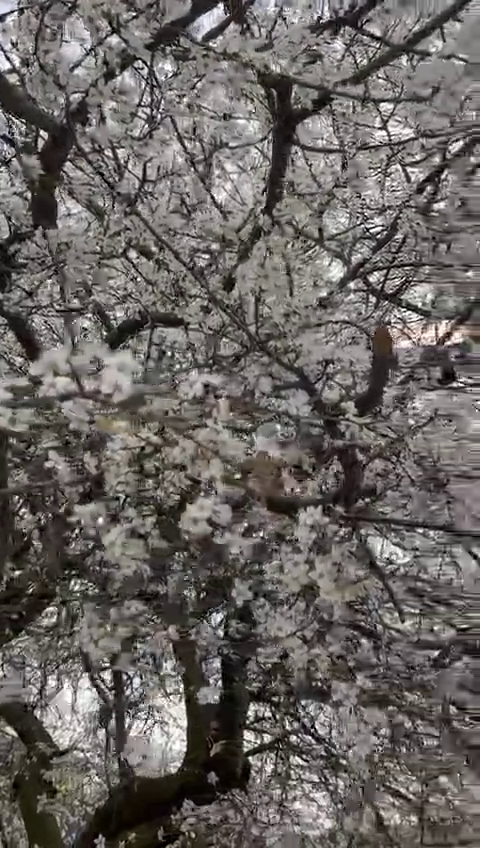
#> input picture frame 28 of cicekli.mp4, 480 x 848 px, given in place of the camera
$ python ekran_ana_renkler.py
#> lines starting #> are read from the running program, lines starting #| are printed output that depends on the picture
import cv2
import numpy as np

OUTPUT_PATH = "output.avi"
FPS = 20
CODEC = "MJPG"

cap = cv2.VideoCapture(0)

if not cap.isOpened():
    print("Kamera açılamadı")
    exit()

ret, frame = cap.read()
#> frame is the input picture: shape (848, 480, 3); mean B, G, R 96.9, 99.9, 104.8
h, w = frame.shape[:2]
#> h = 848; w = 480

fourcc = cv2.VideoWriter_fourcc(*CODEC)
writer = cv2.VideoWriter(OUTPUT_PATH, fourcc, FPS, (w*2, h*2))

zeros = np.zeros((h, w), dtype="uint8")

while True:
    ret, frame = cap.read()
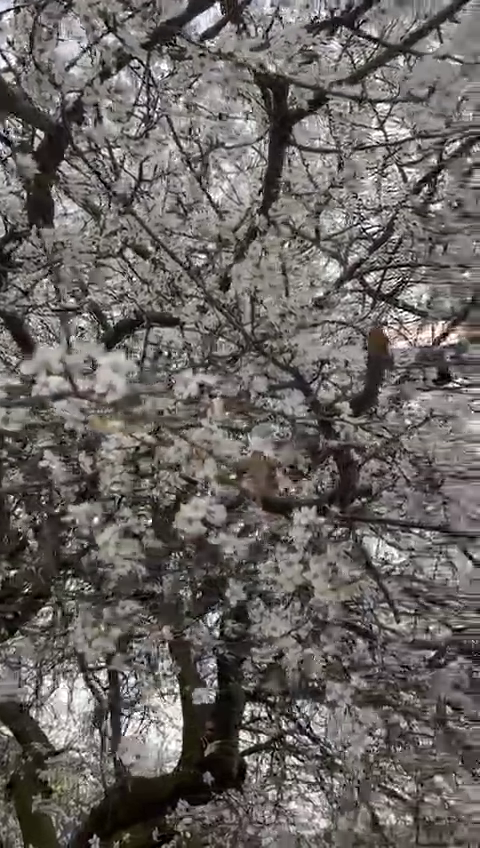
#> input picture frame 29 of cicekli.mp4, 480 x 848 px, given in place of the camera
#> frame is the input picture: shape (848, 480, 3); mean B, G, R 97, 100.1, 104.9
    if not ret:
        break

    frame = cv2.resize(frame, (w, h))
    frame = cv2.flip(frame, 1) #yansımasını aldık
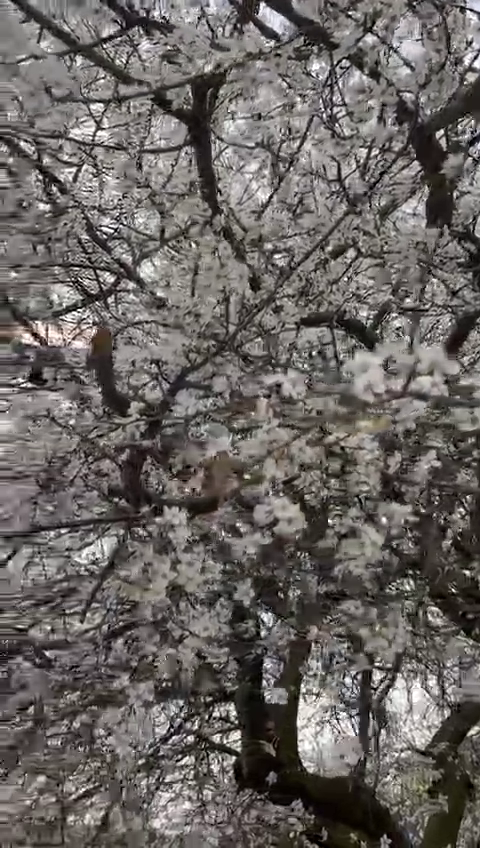
#> frame: shape (848, 480, 3); mean B, G, R 97, 100.1, 104.9

    B, G, R = cv2.split(frame)

    # tek kanallı goruntuler olusturuyruz
    R_frame = cv2.merge([zeros, zeros, R])
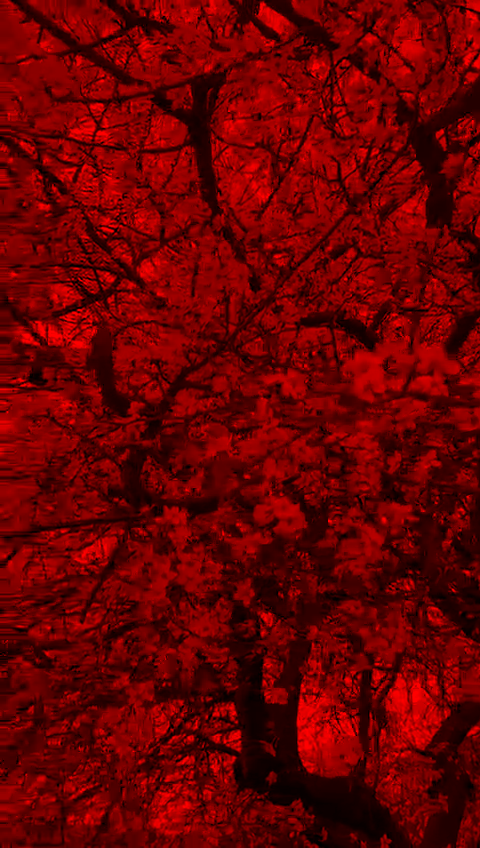
#> R_frame: shape (848, 480, 3); mean of channels 0, 1, 2 0, 0, 104.9; drawn as B, G, R
    G_frame = cv2.merge([zeros, G, zeros])
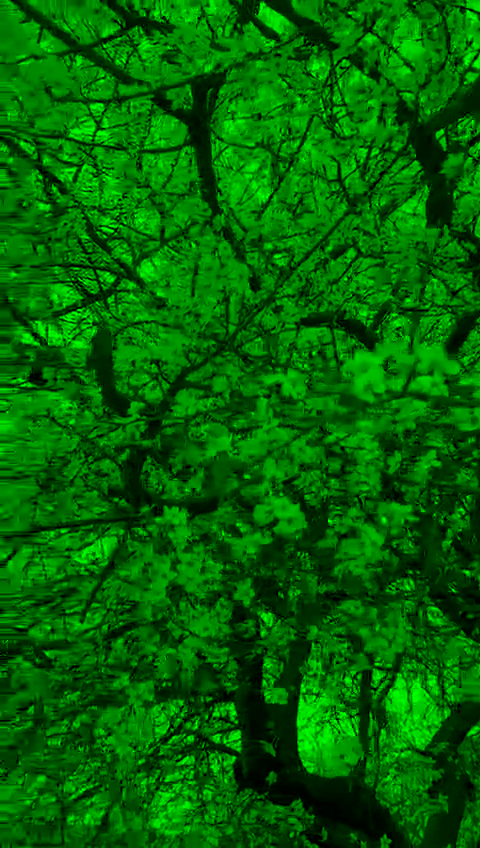
#> G_frame: shape (848, 480, 3); mean of channels 0, 1, 2 0, 100.1, 0; drawn as B, G, R
    B_frame = cv2.merge([B, zeros, zeros])
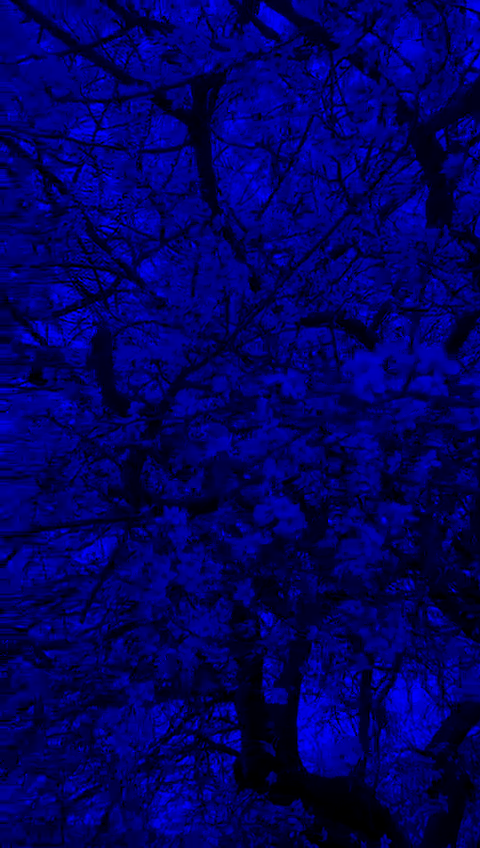
#> B_frame: shape (848, 480, 3); mean of channels 0, 1, 2 97, 0, 0; drawn as B, G, R

    output = np.zeros((h*2, w*2, 3), dtype="uint8") #4lü tablo seklinde
    output[0:h, 0:w] = frame
    output[0:h, w:w*2] = R_frame
    output[h:h*2, w:w*2] = G_frame
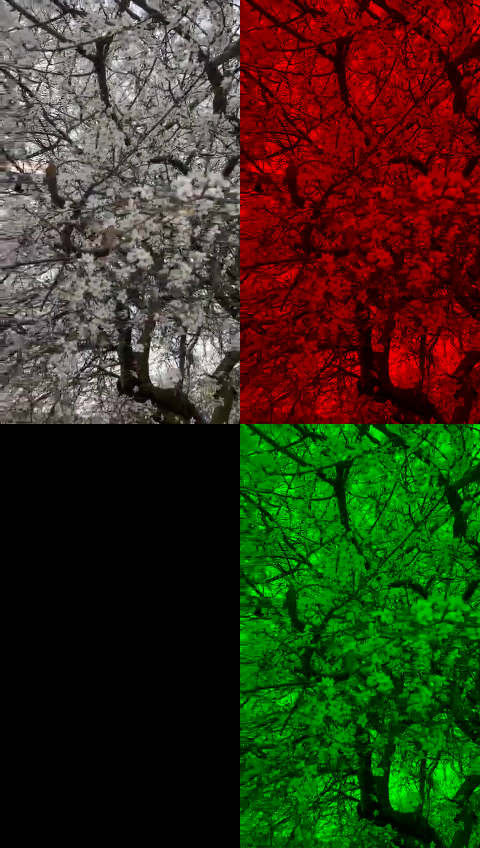
#> output: shape (1696, 960, 3) (shown at 1/2 size); mean B, G, R 24.3, 50, 52.5
    output[h:h*2, 0:w] = B_frame

    writer.write(output)

    cv2.imshow("Frame", frame)

    display = cv2.resize(output, None, fx=0.6, fy=0.6) #yeniden boyutlandırma yaptık
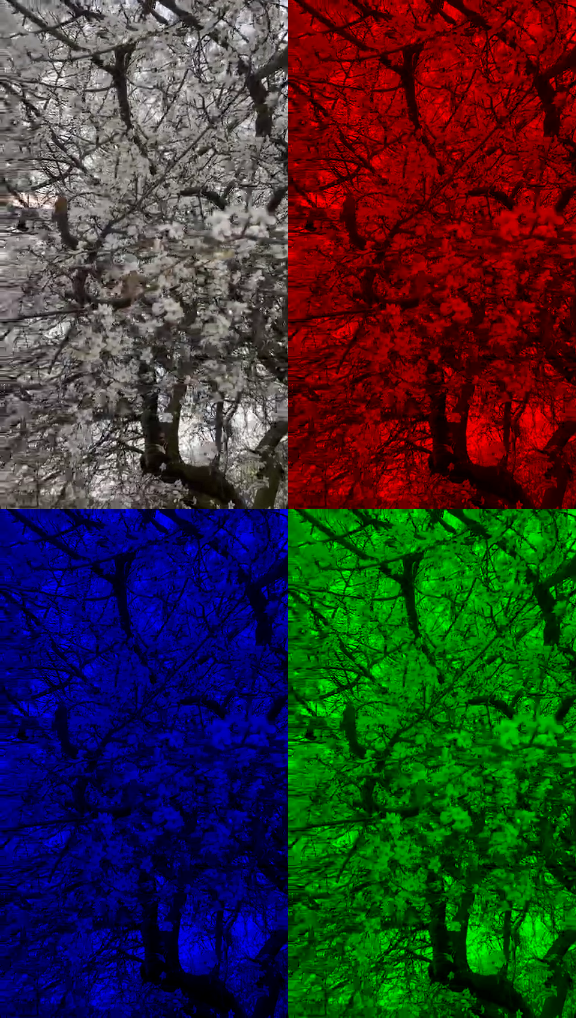
#> display: shape (1018, 576, 3); mean B, G, R 48.5, 50, 52.4
    cv2.imshow("Output", display)


    if cv2.waitKey(1) & 0xFF == ord("q"):
#> (key q is pressed here)
        break

cap.release()
writer.release()
cv2.destroyAllWindows()

$ run again, starting later in the video
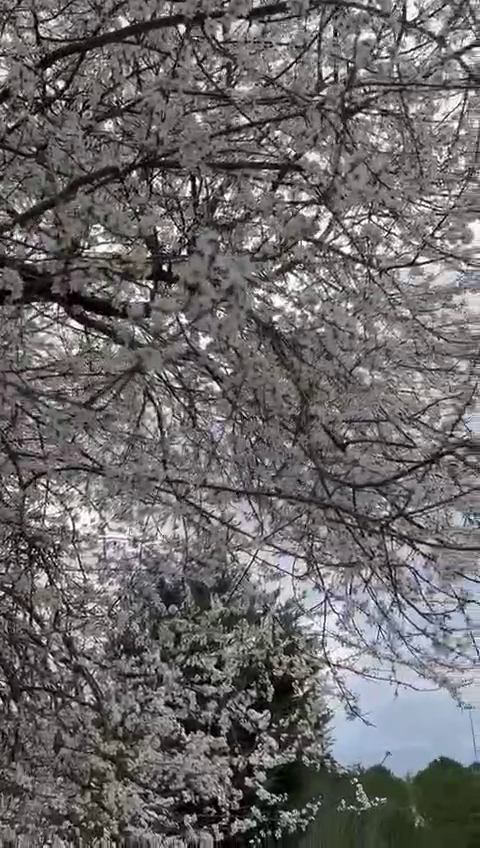
#> input picture frame 128 of cicekli.mp4, 480 x 848 px, given in place of the camera
#> frame is the input picture: shape (848, 480, 3); mean B, G, R 105.5, 105, 108.2
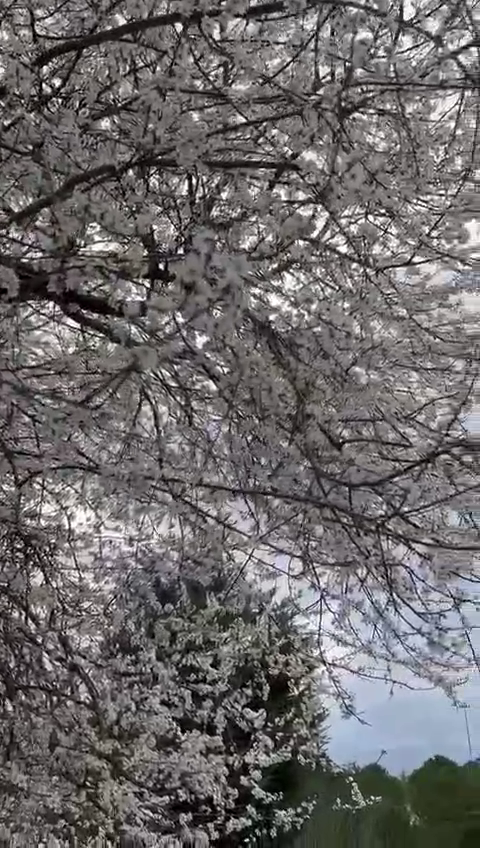
#> input picture frame 129 of cicekli.mp4, 480 x 848 px, given in place of the camera
#> frame is the input picture: shape (848, 480, 3); mean B, G, R 105.8, 105.3, 108.4
#> `display = cv2.resize(output, None, fx=0.6, fy=0.6)`:
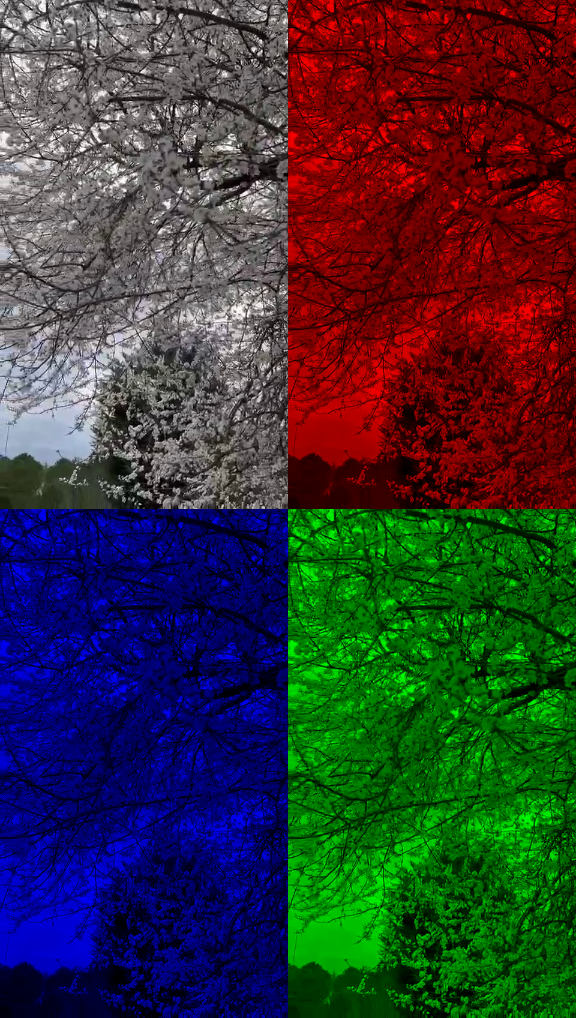
#> display: shape (1018, 576, 3); mean B, G, R 52.8, 52.6, 54.1

$ run again, starting later in the video
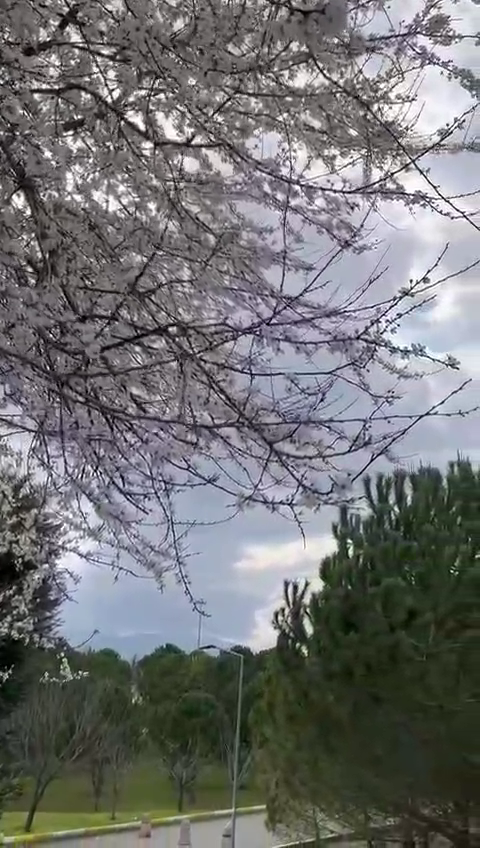
#> input picture frame 228 of cicekli.mp4, 480 x 848 px, given in place of the camera
#> frame is the input picture: shape (848, 480, 3); mean B, G, R 114.9, 114.2, 113.5
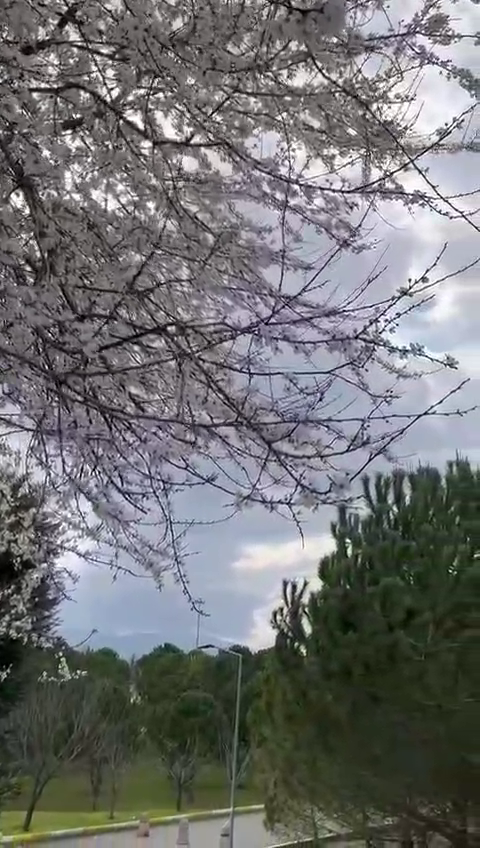
#> input picture frame 229 of cicekli.mp4, 480 x 848 px, given in place of the camera
#> frame is the input picture: shape (848, 480, 3); mean B, G, R 115, 114.3, 113.5
#> `display = cv2.resize(output, None, fx=0.6, fy=0.6)`:
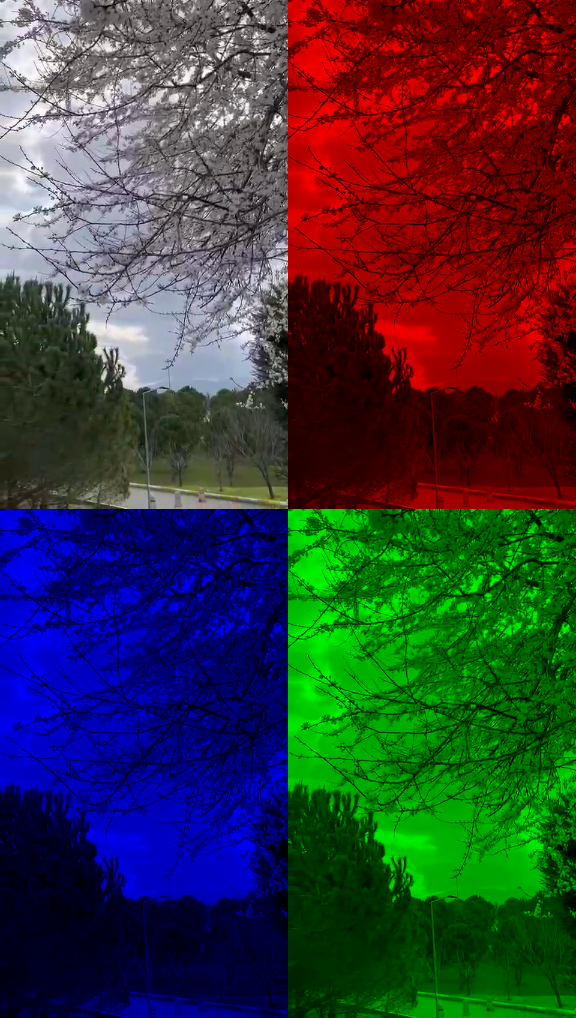
#> display: shape (1018, 576, 3); mean B, G, R 57.4, 57.1, 56.7
